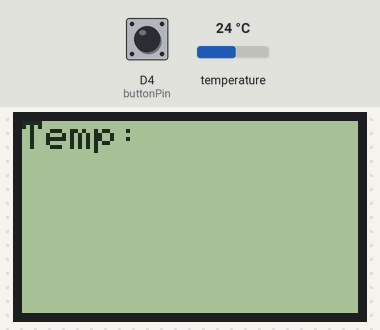
A sketch run on a simulated ESP8266 (NodeMCU). Shown: 84×48 one-colour display. The inputs (shaded band) are chosen by the test bench; at power-on: D4 (buttonPin) LOW, temperature 24 °C.

Above: at 0.3 s.
1.5 s: D4 (buttonPin) pulled HIGH for 1 s
At 1.8 s:
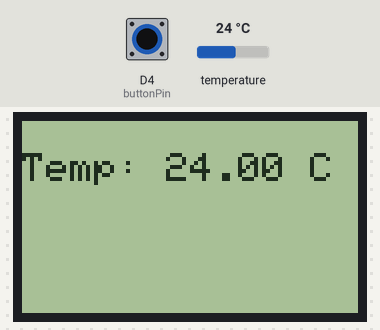
At 3.7 s:
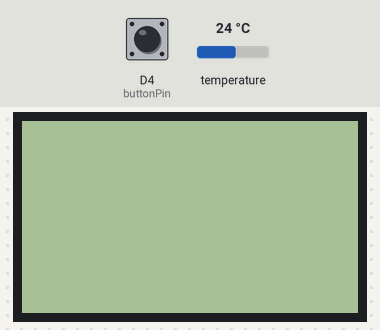
4.1 s: D4 (buttonPin) pulled HIGH for 0.3 s
At 4.44 s:
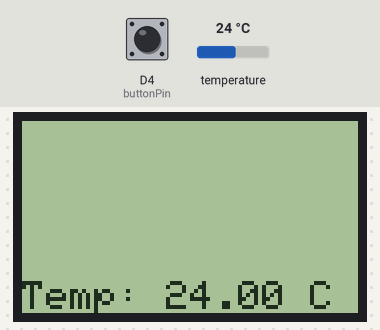
Timing chart, 0 to 7.1 s (numbered marks = the images above; inputs shaded):
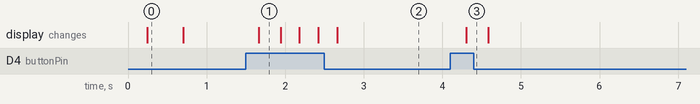

The sketch:

therm_IoT.ino
```cpp
#include <OneWire.h>
#include <DallasTemperature.h>
#include <SPI.h>               // include SPI library
#include <Adafruit_GFX.h>      // include adafruit graphics library
#include <Adafruit_PCD8544.h>  // include adafruit PCD8544 (Nokia 5110) library

// Nokia 5110 LCD module connections (CLK, DIN, D/C, CS, RST)
Adafruit_PCD8544 display = Adafruit_PCD8544(D6, D2, D1);

// GPIO where the DS18B20 is connected to
const int oneWireBus = D3;
OneWire oneWire(oneWireBus);
DallasTemperature sensors(&oneWire);

const int buttonPin = D4;
volatile int displayStatus = 0;
volatile int requestTemp = 0;
volatile int updateDisplay = 0;
volatile float temperatureC = 0;

void setup() {
  // Start the Serial Monitor
  Serial.begin(115200);
  // Start the DS18B20 sensor
  sensors.begin();
  sensors.setResolution(10);
  sensors.requestTemperatures();

  display.begin();
  display.setContrast(50);
  display.clearDisplay();
  display.setTextSize(1);
  display.setTextColor(BLACK);
  display.setCursor(0,0);
  display.println("Temp: ");
  display.display();
  pinMode(buttonPin, INPUT);
  attachInterrupt(digitalPinToInterrupt(buttonPin), displayButtonPushedISR, CHANGE);

  timer1_attachInterrupt(updateTempISR);
  timer1_enable(TIM_DIV16, TIM_EDGE, TIM_SINGLE);
  timer1_write(1200000);


}

void loop() {

  if (requestTemp){
    temperatureC = sensors.getTempCByIndex(0);
    sensors.requestTemperatures();
    requestTemp = 0;
    updateDisplay = 1;
  }

  if(updateDisplay){
    updateDisplay = 0;
    display.clearDisplay();

    if(displayStatus){
      display.print("Temp: ");
      display.print(temperatureC);
      display.println(" C");
    }
    display.display();
  }
}

ICACHE_RAM_ATTR void displayButtonPushedISR(){
  updateDisplay = 1;
  if(digitalRead(buttonPin)==HIGH){
    displayStatus = 1;
  }
  else{
    displayStatus = 0;
  }
}

ICACHE_RAM_ATTR void updateTempISR(){
  requestTemp = 1;
  timer1_write(1200000);

}
```

Measured:
- after the input at 1.5 s, the display: changes after 0.16 s (image 1)
- after the input at 4.1 s, the display: changes after 0.20 s (image 3)
- what the display in image 0 shows lasts 0.5 s, from 0.2 s to 0.7 s
